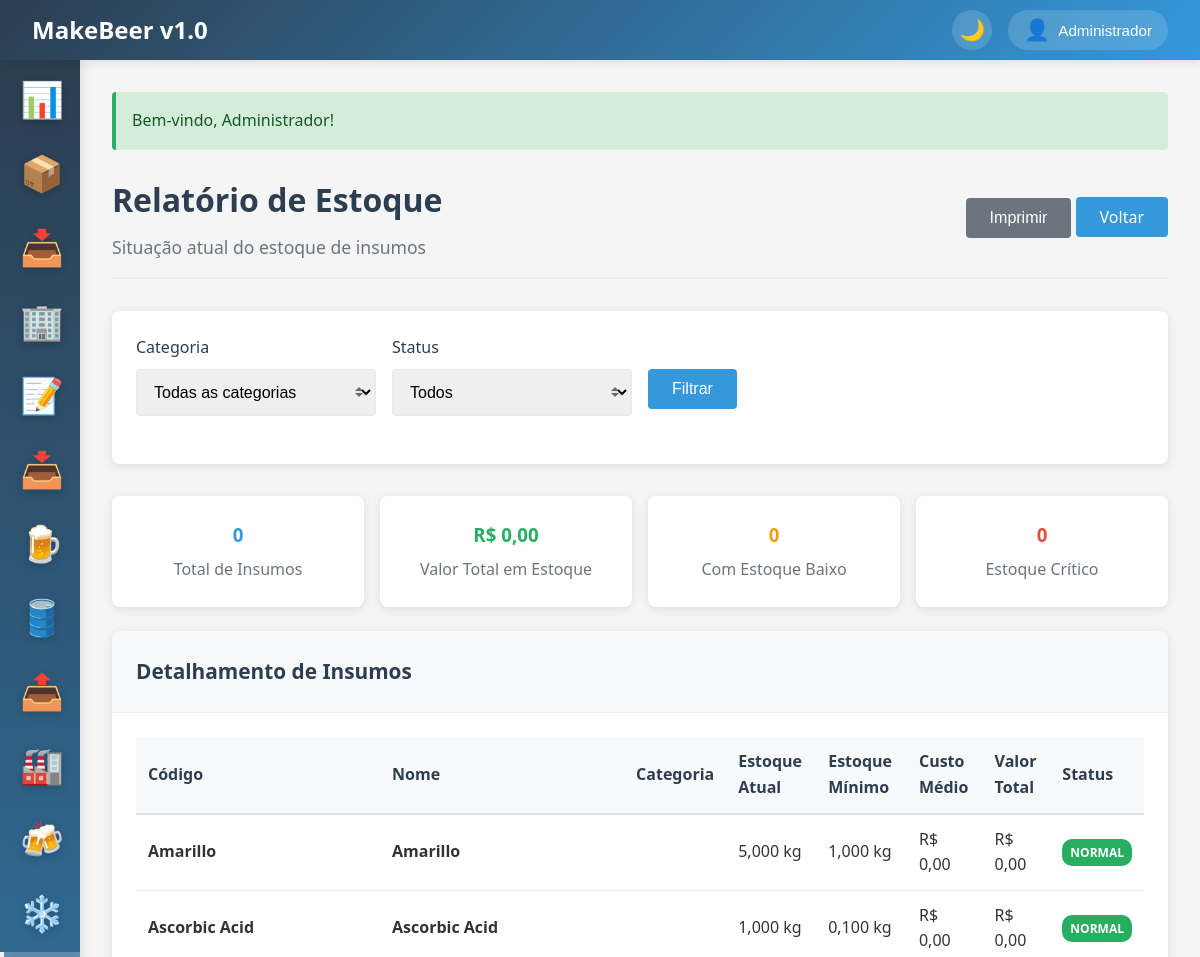
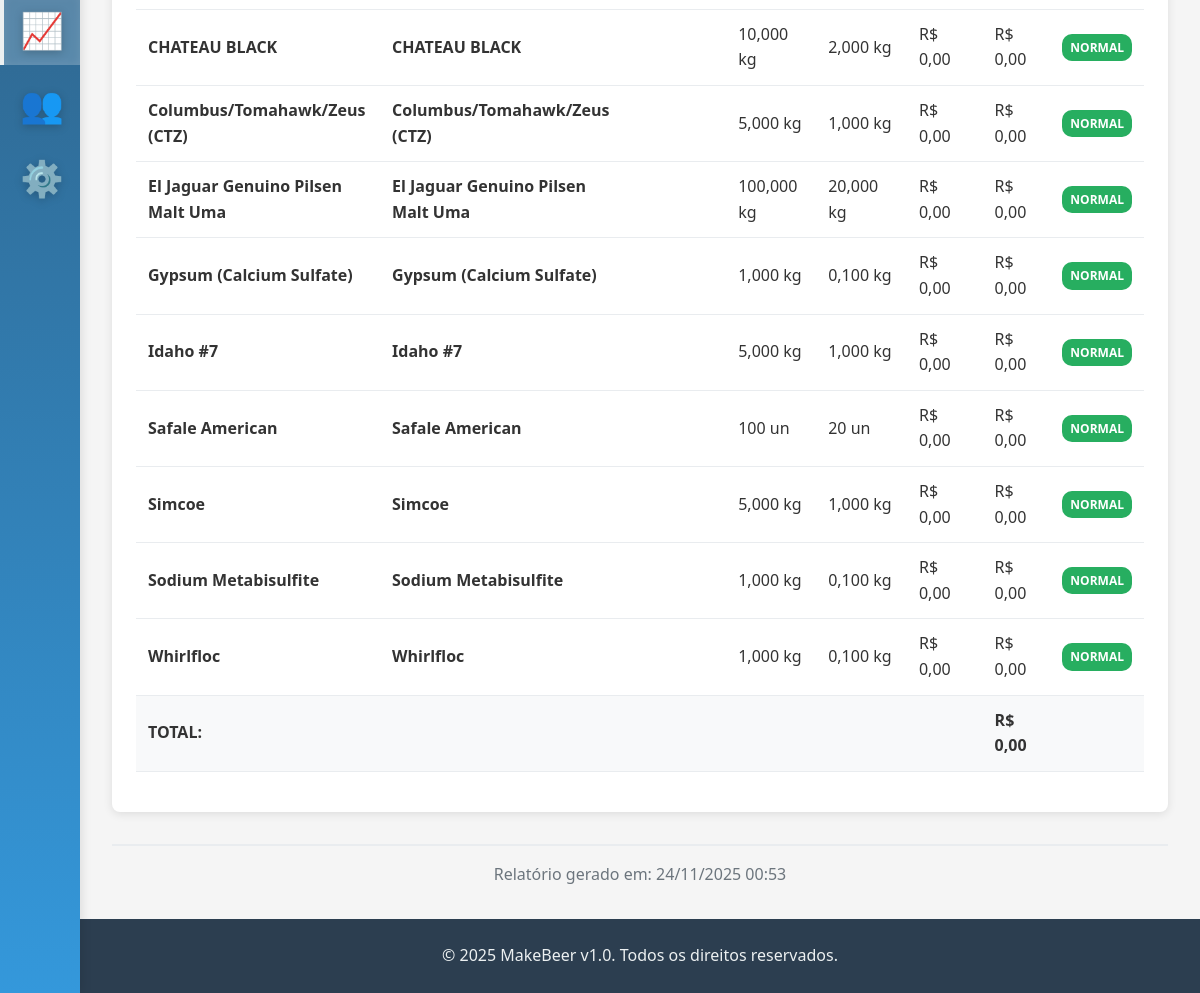
Page /relatorios/estoque (signed in) on the committed database (2 pictures, top to bottom).
### tables this page shows
CREATE TABLE IF NOT EXISTS insumos (
    id INT AUTO_INCREMENT PRIMARY KEY,
    nome VARCHAR(100) NOT NULL,
    descricao TEXT,
    categoria_id INT,
    tipo ENUM('malte', 'lupulo', 'levedura', 'adjunto', 'aditivo', 'embalagem', 'outros') NOT NULL,
    unidade_medida ENUM('kg', 'g', 'l', 'ml', 'un', 'm', 'cm') NOT NULL DEFAULT 'kg',
    estoque_atual DECIMAL(10,3) DEFAULT 0,
    estoque_minimo DECIMAL(10,3) DEFAULT 0,
    preco_medio DECIMAL(10,2) DEFAULT 0,
    fornecedor_principal_id INT,
    codigo_interno VARCHAR(50),
    ean VARCHAR(20),
    ativo BOOLEAN DEFAULT TRUE,
    observacoes TEXT,
    created_at TIMESTAMP DEFAULT CURRENT_TIMESTAMP,
    updated_at TIMESTAMP DEFAULT CURRENT_TIMESTAMP ON UPDATE CURRENT_TIMESTAMP,
    FOREIGN KEY (categoria_id) REFERENCES categorias_insumos(id),
    FOREIGN KEY (fornecedor_principal_id) REFERENCES fornecedores(id),
    INDEX idx_tipo (tipo),
    INDEX idx_estoque_minimo (estoque_minimo),
    INDEX idx_nome (nome)
);

### app/controllers/BaseController.php (called while the page is built, shortened)
<?php
class BaseController {
    protected function view($view, $data = []) {
        extract($data);
        $viewPath = __DIR__ . '/../views/' . $view . '.php';
        require_once $viewPath;
    }
}
?>

### app/controllers/RelatoriosController.php (called while the page is built, shortened)
<?php
require_once 'BaseController.php';
class RelatoriosController extends BaseController {
    public function estoque() {
        $insumoModel = new Insumo();
        $produtoModel = new ProdutoFinal();
        $data = [
            'insumos' => $insumoModel->getAllWithDetails(),
            'produtos' => $produtoModel->where('ativo', 1),
            'insumos_baixo' => $insumoModel->getEstoqueBaixo(),
            'produtos_baixo' => $produtoModel->getEstoqueBaixo(),
            'stats_insumos' => $insumoModel->getStats(),
            'stats_produtos' => $produtoModel->getStats()
        ];
        $this->view('relatorios/estoque', $data);
    }
}
?>

### app/helpers/functions.php (called while the page is built, shortened)
<?php
function formatDateTime($datetime, $format = 'd/m/Y H:i') {
    return date($format, strtotime($datetime));
}
function formatMoney($value) {
    return 'R$ ' . number_format(floatval($value), 2, ',', '.');
}
function formatQuantity($quantity, $unit = 'un') {
    $quantity = floatval($quantity);
    switch ($unit) {
        case 'kg':
        case 'l':
        case 'L':
            return number_format($quantity, 3, ',', '.') . ' ' . $unit;
        case 'un':
        default:
            return number_format($quantity, 0, ',', '.') . ' ' . $unit;
    }
}
?>

### app/config/database.php (called while the page is built, shortened)
<?php
class Database {
    private static $instance = null;
    private $connection;
    private function __construct() {
        try {
            $dsn = "mysql:host=" . DB_HOST . ";dbname=" . DB_NAME . ";charset=" . DB_CHARSET;
            $options = [
                PDO::ATTR_ERRMODE => PDO::ERRMODE_EXCEPTION,
                PDO::ATTR_DEFAULT_FETCH_MODE => PDO::FETCH_ASSOC,
                PDO::ATTR_EMULATE_PREPARES => false,
            ];
            $this->connection = new PDO($dsn, DB_USER, DB_PASS, $options);
        } catch (PDOException $e) {
            die("Erro na conexão com o banco de dados: " . $e->getMessage());
        }
    }
    public static function getInstance() {
        if (self::$instance === null) {
            self::$instance = new self();
        }
        return self::$instance;
    }
    public function query($sql, $params = []) {
        try {
            $stmt = $this->connection->prepare($sql);
            $stmt->execute($params);
            return $stmt;
        } catch (PDOException $e) {
            error_log("Erro na query: " . $e->getMessage());
            throw $e;
        }
    }
    public function fetchAll($sql, $params = []) {
        $stmt = $this->query($sql, $params);
        return $stmt->fetchAll();
    }
}
?>

### app/models/Insumo.php (called while the page is built, shortened)
<?php
class Insumo extends BaseModel {
public function getAllWithDetails() {
    $db = Database::getInstance();
    $sql = "SELECT i.*,
                   c.nome as categoria_nome,
                   f.nome as fornecedor_nome,
                   COALESCE(i.estoque_atual, 0) as estoque_atual,
                   COALESCE(i.estoque_minimo, 0) as estoque_minimo,
                   COALESCE(i.preco_medio, 0) as preco_medio
            FROM insumos i
            LEFT JOIN categorias_insumos c ON i.categoria_id = c.id
            LEFT JOIN fornecedores f ON i.fornecedor_principal_id = f.id
            WHERE i.ativo = 1
            ORDER BY i.nome";
    return $db->fetchAll($sql);
}
}
?>

### app/views/relatorios/estoque.php (the view, shortened to what this page needs)
<?php
include 'app/views/layouts/header.php';
?>
<div class="page-header d-flex justify-content-between align-items-center">
    <div>
        <h1 class="page-title">Relatório de Estoque</h1>
        <p class="page-subtitle">Situação atual do estoque de insumos</p>
    </div>
    <div class="page-actions">
        <button onclick="window.print()" class="btn btn-secondary">Imprimir</button>
        <a href="/relatorios" class="btn btn-primary">Voltar</a>
    </div>
</div>
<div class="card mb-4">
    <div class="card-body">
        <form method="GET" action="/relatorios/estoque" class="row">
            <div class="col col-3">
                <div class="form-group">
                    <label class="form-label">Categoria</label>
                    <select name="categoria_id" class="form-control form-select">
                        <option value="">Todas as categorias</option>
                    </select>
                </div>
            </div>
            <div class="col col-3">
                <div class="form-group">
                    <label class="form-label">Status</label>
                    <select name="status" class="form-control form-select">
                        <option value="">Todos</option>
                    </select>
                </div>
            </div>
            <div class="col col-3">
                <div class="form-group">
                    <label class="form-label">&nbsp;</label>
                    <button type="submit" class="btn btn-primary">Filtrar</button>
                </div>
            </div>
        </form>
    </div>
</div>
<div class="row mb-4">
    <div class="col col-3">
        <div class="card">
            <div class="card-body text-center">
                <h3 style="color: #3498db; margin-bottom: 0.5rem;"><?= $resumo['total_insumos'] ?? 0 ?></h3>
                <p style="margin: 0; color: #6c757d;">Total de Insumos</p>
            </div>
        </div>
    </div>
    <div class="col col-3">
        <div class="card">
            <div class="card-body text-center">
                <h3 style="color: #27ae60; margin-bottom: 0.5rem;"><?= formatMoney($resumo['valor_total'] ?? 0) ?></h3>
                <p style="margin: 0; color: #6c757d;">Valor Total em Estoque</p>
            </div>
        </div>
    </div>
    <div class="col col-3">
        <div class="card">
            <div class="card-body text-center">
                <h3 style="color: #f39c12; margin-bottom: 0.5rem;"><?= $resumo['estoque_baixo'] ?? 0 ?></h3>
                <p style="margin: 0; color: #6c757d;">Com Estoque Baixo</p>
            </div>
        </div>
    </div>
    <div class="col col-3">
        <div class="card">
            <div class="card-body text-center">
                <h3 style="color: #e74c3c; margin-bottom: 0.5rem;"><?= $resumo['estoque_critico'] ?? 0 ?></h3>
                <p style="margin: 0; color: #6c757d;">Estoque Crítico</p>
            </div>
        </div>
    </div>
</div>
<div class="card">
    <div class="card-header">
        <h3 class="card-title">Detalhamento de Insumos</h3>
    </div>
    <div class="card-body">
        <?php if (empty($insumos)): ?>
            <p style="color: #6c757d;">Nenhum insumo encontrado com os filtros selecionados.</p>
        <?php else: ?>
            <table class="table table-striped">
                <thead>
                    <tr>
                        <th>Código</th>
                        <th>Nome</th>
                        <th>Categoria</th>
                        <th>Estoque Atual</th>
                        <th>Estoque Mínimo</th>
                        <th>Custo Médio</th>
                        <th>Valor Total</th>
                        <th>Status</th>
                    </tr>
                </thead>
                <tbody>
                    <?php foreach ($insumos as $insumo): ?>
                    <tr>
                        <td><strong><?= htmlspecialchars($insumo['codigo_interno'] ?? $insumo['nome'] ?? 'N/A') ?></strong></td>
                        <td><strong><?= $insumo['nome'] ?></strong></td>
                        <td><?= $insumo['categoria_nome'] ?></td>
                       <td><?= formatQuantity($insumo['estoque_atual'] ?? 0, $insumo['unidade_medida'] ?? 'kg') ?></td>
                        <td><?= formatQuantity($insumo['estoque_minimo'] ?? 0, $insumo['unidade_medida'] ?? 'kg') ?></td>
                        <td><?= formatMoney($insumo['preco_medio'] ?? 0) ?></td>
                        <td><?= formatMoney(($insumo['preco_medio'] ?? 0) * ($insumo['estoque_atual'] ?? 0)) ?></td>
                        <td>
                            <?php
                            $estoque = $insumo['estoque_atual'] ?? 0;
                            $minimo = $insumo['estoque_minimo'] ?? 0;
                            if ($estoque <= 0) {
                                echo '<span class="badge badge-danger">Sem Estoque</span>';
                            } elseif ($estoque < $minimo * 0.5) {
                                echo '<span class="badge badge-danger">Crítico</span>';
                            } elseif ($estoque < $minimo) {
                                echo '<span class="badge badge-warning">Baixo</span>';
                            } else {
                                echo '<span class="badge badge-success">Normal</span>';
                            }
                            ?>
                        </td>
                    </tr>
                    <?php endforeach; ?>
                </tbody>
                <tfoot>
                    <tr style="font-weight: bold; background: #f8f9fa;">
                        <td colspan="6" class="text-right">TOTAL:</td>
                        <td><?= formatMoney(array_sum(array_map(fn($i) => ($i['preco_medio'] ?? 0) * ($i['estoque_atual'] ?? 0), $insumos))) ?></td>
                        <td></td>
                    </tr>
                </tfoot>
            </table>
        <?php endif; ?>
    </div>
</div>
<div style="margin-top: 2rem; padding-top: 1rem; border-top: 2px solid #e9ecef; text-align: center; color: #6c757d;">
    <p>Relatório gerado em: <?= formatDateTime(date('Y-m-d H:i:s')) ?></p>
</div>
<?php include 'app/views/layouts/footer.php'; ?>

### public/css/style.css (style rules this page uses)
* { margin: 0; padding: 0; box-sizing: border-box; }
body { font-family: 'Segoe UI', Tahoma, Geneva, Verdana, sans-serif; background-color: #f5f5f5; color: #333; line-height: 1.6; overflow-x: hidden; }
.page-header { margin-bottom: 2rem; padding-bottom: 1rem; border-bottom: 2px solid #e9ecef; }
.page-title { font-size: 2rem; color: #2c3e50; margin-bottom: 0.5rem; }
.page-subtitle { color: #6c757d; font-size: 1.1rem; }
.card { background: white; border-radius: 8px; box-shadow: 0 2px 10px rgba(0, 0, 0, 0.1); margin-bottom: 1.5rem; overflow: hidden; }
.card-header { padding: 1.5rem; background: #f8f9fa; border-bottom: 1px solid #e9ecef; }
.card-title { font-size: 1.3rem; color: #2c3e50; margin: 0; }
.card-body { padding: 1.5rem; }
.form-group { margin-bottom: 1.5rem; }
.form-label { display: block; margin-bottom: 0.5rem; font-weight: 500; color: #2c3e50; }
.form-control { width: 100%; padding: 0.75rem; border: 2px solid #e9ecef; border-radius: 4px; font-size: 1rem; transition: border-color 0.3s ease; }
.form-select { background-repeat: no-repeat; background-position: right 0.7rem center; background-size: 8px 10px; padding-right: 2.5rem; }
.btn { display: inline-block; padding: 0.75rem 1.5rem; border: none; border-radius: 4px; font-size: 1rem; font-weight: 500; text-decoration: none; text-align: center; cursor: pointer; transition: all 0.3s ease; line-height: 1; }
.btn-primary { background: #3498db; color: white; }
.btn-secondary { background: #6c757d; color: white; }
.table { width: 100%; border-collapse: collapse; margin-bottom: 1rem; }
.table th, .table td { padding: 0.75rem; text-align: left; border-bottom: 1px solid #e9ecef; }
.table th { background: #f8f9fa; font-weight: 600; color: #2c3e50; border-bottom: 2px solid #dee2e6; }
.badge { display: inline-block; padding: 0.25rem 0.5rem; font-size: 0.75rem; font-weight: 600; border-radius: 10px; text-transform: uppercase; }
.badge-success { background: #27ae60; color: white; }
.text-center { text-align: center; }
.text-right { text-align: right; }
.mb-4 { margin-bottom: 2rem; }
.d-flex { display: flex; }
.justify-content-between { justify-content: space-between; }
.align-items-center { align-items: center; }
.row { display: flex; flex-wrap: wrap; margin: 0 -0.5rem; }
.col { flex: 1; padding: 0 0.5rem; }
.col-3 { flex: 0 0 25%; max-width: 25%; }

### rows in the picture
insumos: nome "Amarillo", unidade_medida "5,000 kg", unidade_medida "1,000 kg", preco_medio "R$ 0,00", estoque_atual "R$ 0,00"
insumos: nome "Ascorbic Acid", unidade_medida "1,000 kg", unidade_medida "0,100 kg", preco_medio "R$ 0,00", estoque_atual "R$ 0,00"
insumos: nome "CHATEAU BLACK", unidade_medida "10,000 kg", unidade_medida "2,000 kg", preco_medio "R$ 0,00", estoque_atual "R$ 0,00"
insumos: nome "Columbus/Tomahawk/Zeus (CTZ)", unidade_medida "5,000 kg", unidade_medida "1,000 kg", preco_medio "R$ 0,00", estoque_atual "R$ 0,00"
insumos: nome "El Jaguar Genuino Pilsen Malt Uma", unidade_medida "100,000 kg", unidade_medida "20,000 kg", preco_medio "R$ 0,00", estoque_atual "R$ 0,00"
insumos: nome "Gypsum (Calcium Sulfate)", unidade_medida "1,000 kg", unidade_medida "0,100 kg", preco_medio "R$ 0,00", estoque_atual "R$ 0,00"
insumos: nome "Idaho #7", unidade_medida "5,000 kg", unidade_medida "1,000 kg", preco_medio "R$ 0,00", estoque_atual "R$ 0,00"
insumos: nome "Safale American", unidade_medida "100 un", unidade_medida "20 un", preco_medio "R$ 0,00", estoque_atual "R$ 0,00"
insumos: nome "Simcoe", unidade_medida "5,000 kg", unidade_medida "1,000 kg", preco_medio "R$ 0,00", estoque_atual "R$ 0,00"
insumos: nome "Sodium Metabisulfite", unidade_medida "1,000 kg", unidade_medida "0,100 kg", preco_medio "R$ 0,00", estoque_atual "R$ 0,00"
insumos: nome "Whirlfloc", unidade_medida "1,000 kg", unidade_medida "0,100 kg", preco_medio "R$ 0,00", estoque_atual "R$ 0,00"

### other values in the picture
APP_NAME "MakeBeer v1.0"
$user['nome'] "Administrador"
$message "Bem-vindo, Administrador!"
$resumo['total_insumos'] "0"
formatMoney($resumo['valor_total'] ?? 0) "R$ 0,00"
$resumo['estoque_baixo'] "0"
$resumo['estoque_critico'] "0"
